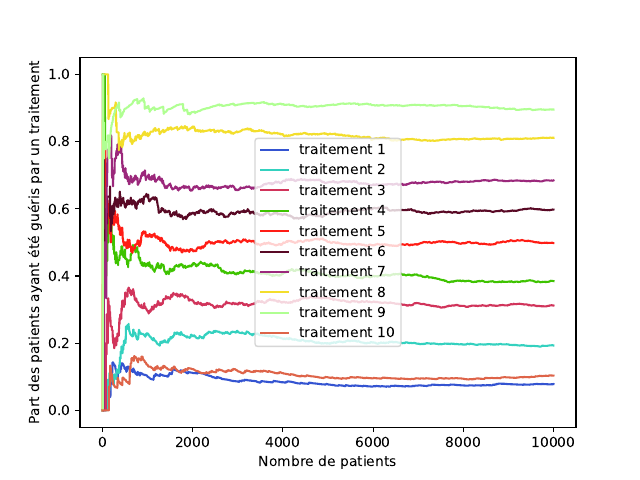

Reproduce this figure in Python.
import numpy as np
import scipy.stats as stats
import matplotlib.pyplot as plt
import random as rd
import copy
colors=["#3454D1","#34D1BF","#D1345B","#3EC300","#FF1D15","#590925","#9B287B","#F3DE2C","#B0FF92","#DE6449"]

###VAR###

#dictionnaire des traitements (KEY son nom : VALUE poucentage d'efficacité)

traitements = {'traitement 1': 10, 'traitement 2' : 20, 'traitement 3' : 30, 'traitement 4' : 40, 'traitement 5' : 50,
        'traitement 6' : 60, 'traitement 7' : 70,'traitement 8' : 80, 'traitement 9' : 90, 'traitement 10' :10}
patients = {'traitement 1': 0, 'traitement 2' : 0, 'traitement 3' : 0, 'traitement 4' : 0, 'traitement 5' : 0,
        'traitement 6' : 0, 'traitement 7' : 0,'traitement 8' : 0, 'traitement 9' : 0, 'traitement 10' : 0}
guerris = {'traitement 1': 0, 'traitement 2' : 0, 'traitement 3' : 0, 'traitement 4' : 0, 'traitement 5' : 0,
        'traitement 6' : 0, 'traitement 7' : 0,'traitement 8' : 0, 'traitement 9' : 0, 'traitement 10' : 0}
historique = []
data = [key for key in traitements.keys()]
print(data)
nbr_tentative = 10000


###FONCTION###

def choix_uniforme(l):
    variable_aleatoire = rd.randint(0, len(l) - 1)
    rand_choice = data[variable_aleatoire]
    patients[rand_choice]+=1
    guerris[rand_choice]+=(rd.random()<(traitements[rand_choice]/100))
    historique.append((copy.deepcopy(guerris),copy.deepcopy(patients)))
    return rand_choice


def compter_nbr(l):
    dico = {}
    for traitement in data:
        dico.update({traitement: 0})
    for key in dico.keys():
        dico.update({key: l.count(key)})
    return dico




def application(nbr_tentative, fonction):
    echantillon = []
    for i in range(nbr_tentative):
        echantillon.append(fonction(data))
    return compter_nbr(echantillon)


def liste_en_proba():
    probs = [];
    for i,traitement in enumerate(traitements.keys()):
        probs.append(guerris[traitement]/patients[traitement])
    return probs;


def affichage_proba(plt):
    x = range(1,len(historique)+1)
    for i,traitement in enumerate(traitements.keys()):
        #Pourcentage de guerrison si patients>0 sinon 0 pour tout n nombre de patients traités
        y = [ historique[n][0][traitement]/historique[n][1][traitement]\
                if historique[n][1][traitement]>0\
                else 0\
                for n in range(len(historique))]
        plt.plot(x,y,label=traitement,color=colors[i])
        plt.ylabel("Part des patients ayant été guéris par un traitement")
        plt.xlabel("Nombre de patients")
        plt.legend(loc="center")



###CALCUL###

stat = application(nbr_tentative, choix_uniforme)

probs = liste_en_proba()

###AFFICHAGE###

affichage_proba(plt)

###GRAPH###
#plt.xlim(-1, 10)


plt.savefig('strat1.pdf')
